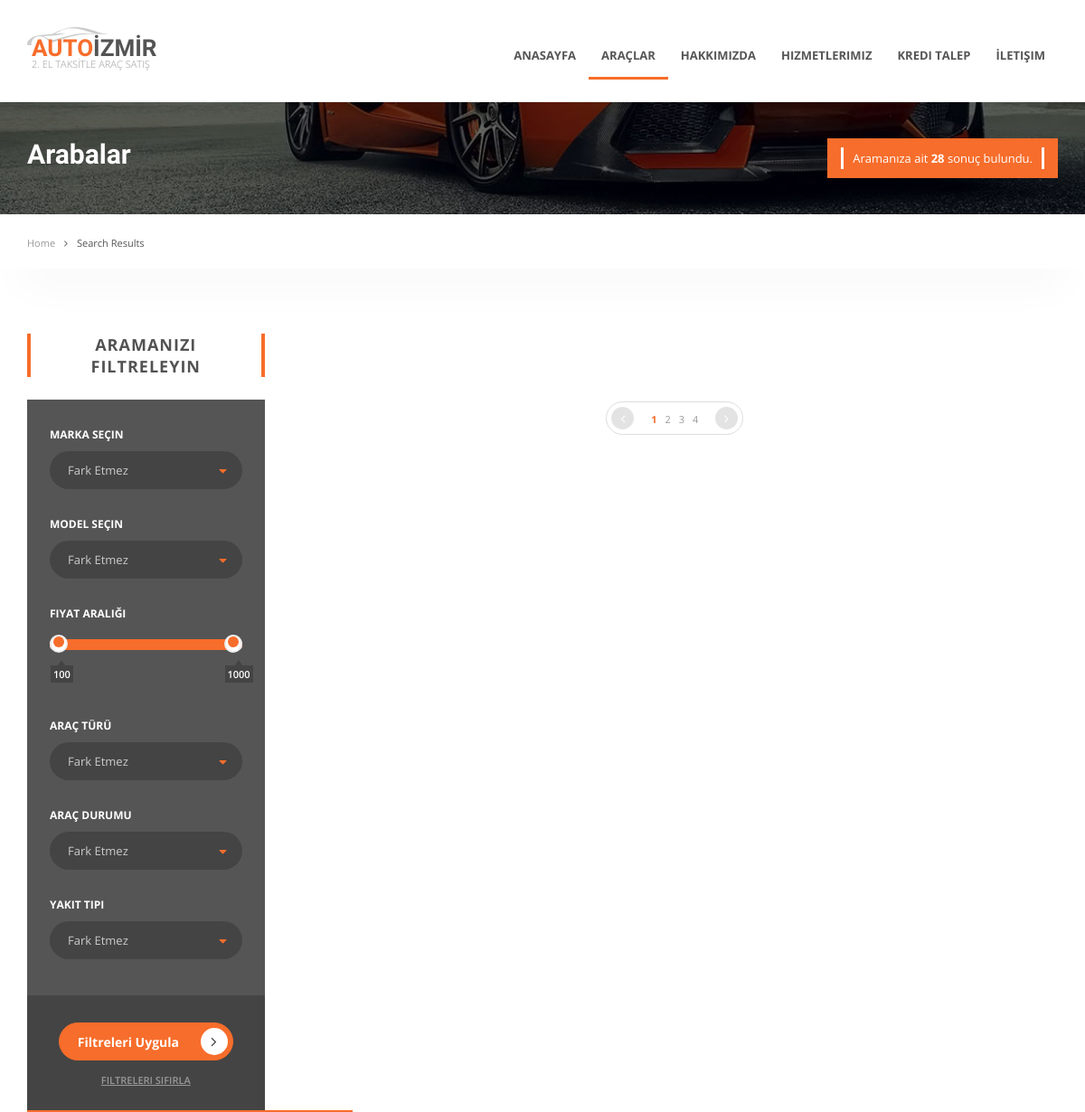
The app's page /arabalar.html (upper part), older data.
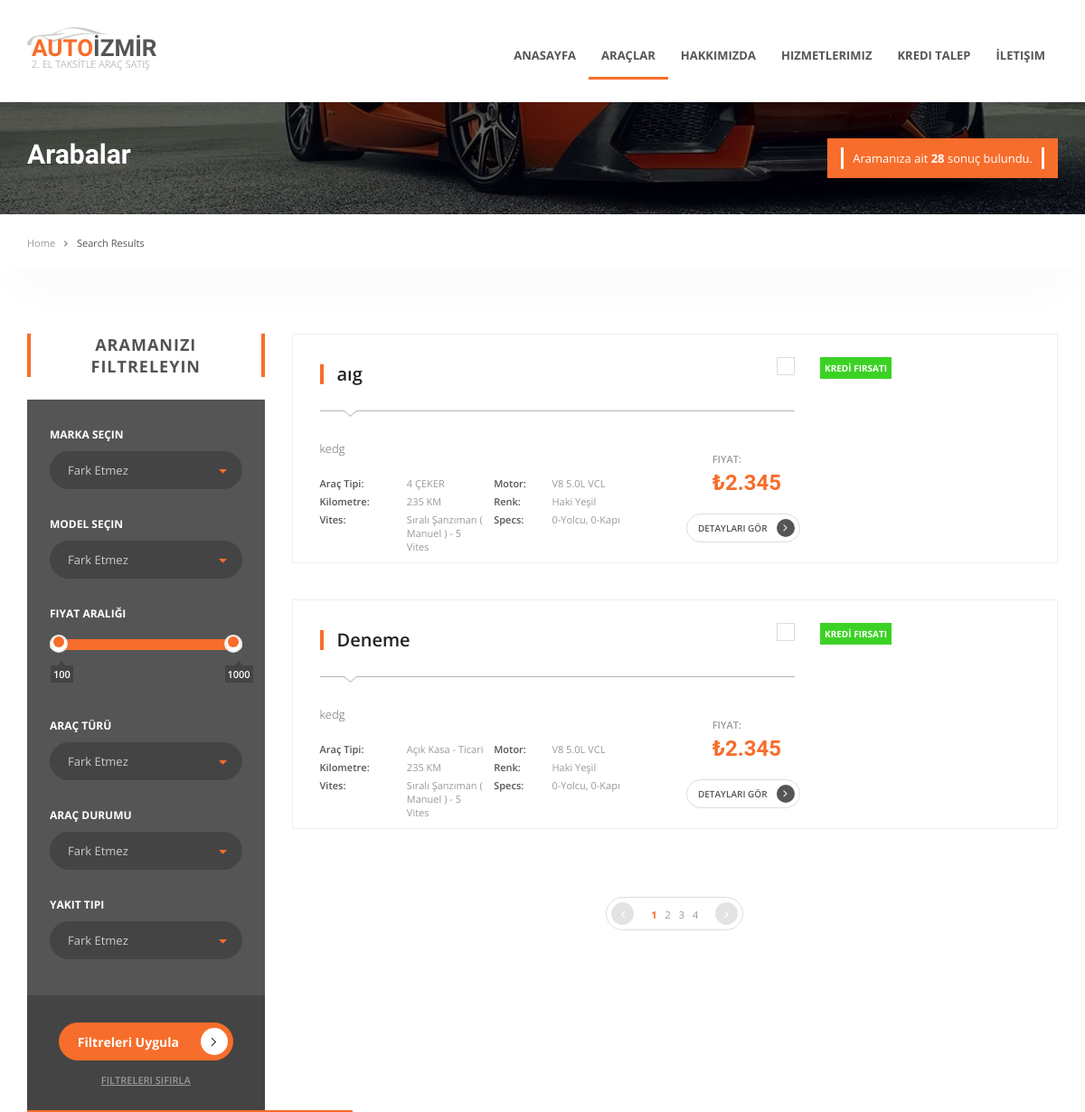
The same page, newer data.
### tables this page shows
CREATE TABLE `pages` (
  `page_id` int(11) NOT NULL,
  `page_seo` varchar(20) DEFAULT NULL,
  `page_title` varchar(30) DEFAULT NULL
);

CREATE TABLE `cars` (
  `car_id` int(11) NOT NULL,
  `car_title` varchar(120) DEFAULT NULL,
  `car_subtitle` varchar(150) DEFAULT NULL,
  `sta_id` int(11) DEFAULT NULL,
  `price` int(11) DEFAULT NULL,
  `c_creadit` bit(1) DEFAULT b'0',
  `hire_p` int(11) DEFAULT NULL,
  `a_payment` int(11) DEFAULT NULL,
  `car_kilometer` int(11) DEFAULT NULL,
  `year` int(11) DEFAULT NULL,
  `typ_id` int(11) DEFAULT NULL,
  `mfc_id` int(11) DEFAULT NULL,
  `mdl_id` int(11) DEFAULT NULL,
  `vrs_id` int(11) DEFAULT NULL,
  `etyp_id` int(11) DEFAULT NULL,
  `ttyp_id` int(11) DEFAULT NULL,
  `out_c` int(11) DEFAULT NULL,
  `inside_c` int(11) DEFAULT NULL,
  `passenger` int(11) DEFAULT NULL,
  `doors` int(11) DEFAULT NULL,
  `ftyp_id` int(11) DEFAULT NULL,
  `city_cons` double DEFAULT NULL,
  `out_cons` double DEFAULT NULL,
  `description` text,
  `sales` int(11) DEFAULT NULL
);

CREATE TABLE `car_types` (
  `typ_id` int(11) NOT NULL,
  `typ_name` varchar(50) DEFAULT NULL,
  `typ_seo` varchar(50) DEFAULT NULL
);

CREATE TABLE `transmission_types` (
  `ttyp_id` int(11) NOT NULL,
  `ttyp_name` varchar(50) DEFAULT NULL
);

CREATE TABLE `engine_types` (
  `etyp_id` int(11) NOT NULL,
  `etyp_name` varchar(50) DEFAULT NULL
);

CREATE TABLE `colors` (
  `clr_id` int(11) NOT NULL,
  `clr_name` varchar(50) DEFAULT NULL
);

### app/controllers/cars.php (called while the page is built, shortened)
<?php
    $mP = __DIR__.'..\../modals/';
    require_once $mP.'cars.php';
?>

### function.php (called while the page is built, shortened)
<?php
    $base = "//".$_SERVER["SERVER_NAME"]."/izmir/";
    $con = getConnection();
    function priceWriter( $price ){
    $len = strlen($price);
    $new = "";
    for($i = 0; $i < $len; $i++){
        if($i != 0 && $i%3 == 0){
            $new = $new.".";
        }
        $new = $new . $price[($len-$i) - 1];
    }
    $tnew = "";
    for($i = 0; $i < strlen($new); $i++){
        $tnew .= $new[(strlen($new)-$i) - 1];
    }
    return $tnew;
}
    function isInjectionWord( $text ){
    $injectionWords = ["unique", "select", "from", "insert", "update"];
    if(is_array($text)) {
        if (!in_array($injectionWords, $text))
            return false;
        else
            return true;
    }else{
        for($i = 0; $i < count($injectionWords); $i++)
            if (!strpos($injectionWords[$i], $text))
                return false;
            else
                return true;
    }
}
    function getPages(){
        global $con;
        $pages = [];
        $sql = mysqli_query($con, "SELECT page_seo as seo, page_title as title FROM pages");
        if($sql){
            while($data = mysqli_fetch_array($sql)){
                $pages[] = $data;
            }
        }
        return $pages;
    }
    require_once "./app/loader.php";
    loader($pVariable);
?>

### index.php (called while the page is built)
<?php
    $pVariable = isset($_GET["p"]) ? $_GET["p"] : 'anasayfa';
    require_once  "./function.php";
?>

### app/views/v_c_carlist_items.php (the view, shortened to what the rows shown need)
<div class="col-lg-9 col-sm-8 col-xs-12">
    <div class="b-items__cars">
        <?php foreach(getPageCars($page) as $row ) { ?>
            <div class="b-items__cars-one wow zoomInUp" data-wow-delay="0.5s">
            <div class="b-items__cars-one-img">
                <?php if($row["credit"]) { ?><span class="b-items__cars-one-img-type m-premium">KREDİ FIRSATI</span> <?php } ?>
            </div>
            <div class="b-items__cars-one-info">
                <form class="b-items__cars-one-info-header s-lineDownLeft">
                    <h2><?php echo $row["title"] ?></h2>
                    <label for="check1" class="b-items__cars-one-img-check"><span class="fa fa-check"></span></label>
                </form>
                <div class="row s-noRightMargin">
                    <div class="col-md-9 col-xs-12">
                        <p><?php echo $row["sub"] ?></p>
                        <div class="m-width row m-smallPadding">
                            <div class="col-xs-6">
                                <div class="row m-smallPadding">
                                    <div class="col-xs-6">
                                        <span class="b-items__cars-one-info-title">Araç Tipi:</span>
                                        <span class="b-items__cars-one-info-title">Kilometre:</span>
                                        <span class="b-items__cars-one-info-title">Vites:</span>
                                    </div>
                                    <div class="col-xs-6">
                                        <span class="b-items__cars-one-info-value"><?php echo $row["type"] ?></span>
                                        <span class="b-items__cars-one-info-value"><?php echo $row["km"] ?> KM</span>
                                        <span class="b-items__cars-one-info-value"><?php echo $row["transmission"] ?></span>
                                    </div>
                                </div>
                            </div>
                            <div class="col-xs-6">
                                <div class="row m-smallPadding">
                                    <div class="col-xs-4">
                                        <span class="b-items__cars-one-info-title">Motor:</span>
                                        <span class="b-items__cars-one-info-title">Renk:</span>
                                        <span class="b-items__cars-one-info-title">Specs:</span>
                                    </div>
                                    <div class="col-xs-8">
                                        <span class="b-items__cars-one-info-value"><?php echo $row["engine"] ?></span>
                                        <span class="b-items__cars-one-info-value"><?php echo $row["color"] ?></span>
                                        <span class="b-items__cars-one-info-value"><?php echo $row["pass"] ?>-Yolcu, <?php echo $row["door"] ?>-Kapı</span>
                                    </div>
                                </div>
                            </div>
                        </div>
                    </div>
                    <div class="col-md-3 col-xs-12">
                        <div class="b-items__cars-one-info-price">
                            <div class="pull-right">
                                <h3>Fiyat:</h3>
                                <h4 style="font-family: 'Roboto', sans-serif;">₺<?php echo priceWriter($row["price"]) ?></h4>
                            </div>
                            <a href="<?php echo $base ?>arabalar/detay/<?php echo $row["id"] ?>" class="btn m-btn">DETAYLARI GÖR<span class="fa fa-angle-right"></span></a>
                        </div>
                    </div>
                </div>
            </div>
        </div>
        <?php } ?>
    </div>
</div>

### app/views/main/navbar.php (shortened to what the rows shown need)
<nav class="b-nav">
    <div class="container">
        <div class="row">
            <div class="col-sm-3 col-xs-4">
                <div class="b-nav__logo wow slideInLeft" data-wow-delay="0.3s">
                    <h2><a href="<?php echo $base."anasayfa.html" ?>">2. EL TAKSİTLE ARAÇ SATIŞ</a></h2>
                </div>
            </div>
            <div class="col-sm-9 col-xs-8">
                <div class="b-nav__list wow slideInRight" data-wow-delay="0.3s">
                    <div class="collapse navbar-collapse navbar-main-slide" id="nav">
                        <ul class="navbar-nav-menu">
                        <?php foreach($global["pages"] as $page) {
                                if($p == $page["seo"]){
                        ?>
                            <li><a class="active" href="<?php echo $base.$page["seo"]; ?>.html"><?php echo $page["title"]; ?></a></li>
                        <?php  } else { ?>
                            <li><a href="<?php echo $base.$page["seo"]; ?>.html"><?php echo $page["title"]; ?></a></li>
                        <?php } } ?>
                        </ul>
                    </div>
                </div>
            </div>
        </div>
    </div>
</nav>

Row changes from the older to the newer data that the page shows:
added cars: c_creadit "KREDİ FIRSATI", car_title "aıg", car_subtitle "kedg", typ.typ_name "4 ÇEKER", car_kilometer "235", ttyp.ttyp_name "Sıralı Şanzıman ( Manuel ) - 5 Vites", etyp.etyp_name "V8 5.0L VCL", colors.clr_name "Haki Yeşil", passenger "0", doors "0", price "2.345"
added cars: c_creadit "KREDİ FIRSATI", car_title "Deneme", car_subtitle "kedg", typ.typ_name "Açık Kasa - Ticari", car_kilometer "235", ttyp.ttyp_name "Sıralı Şanzıman ( Manuel ) - 5 Vites", etyp.etyp_name "V8 5.0L VCL", colors.clr_name "Haki Yeşil", passenger "0", doors "0", price "2.345"
